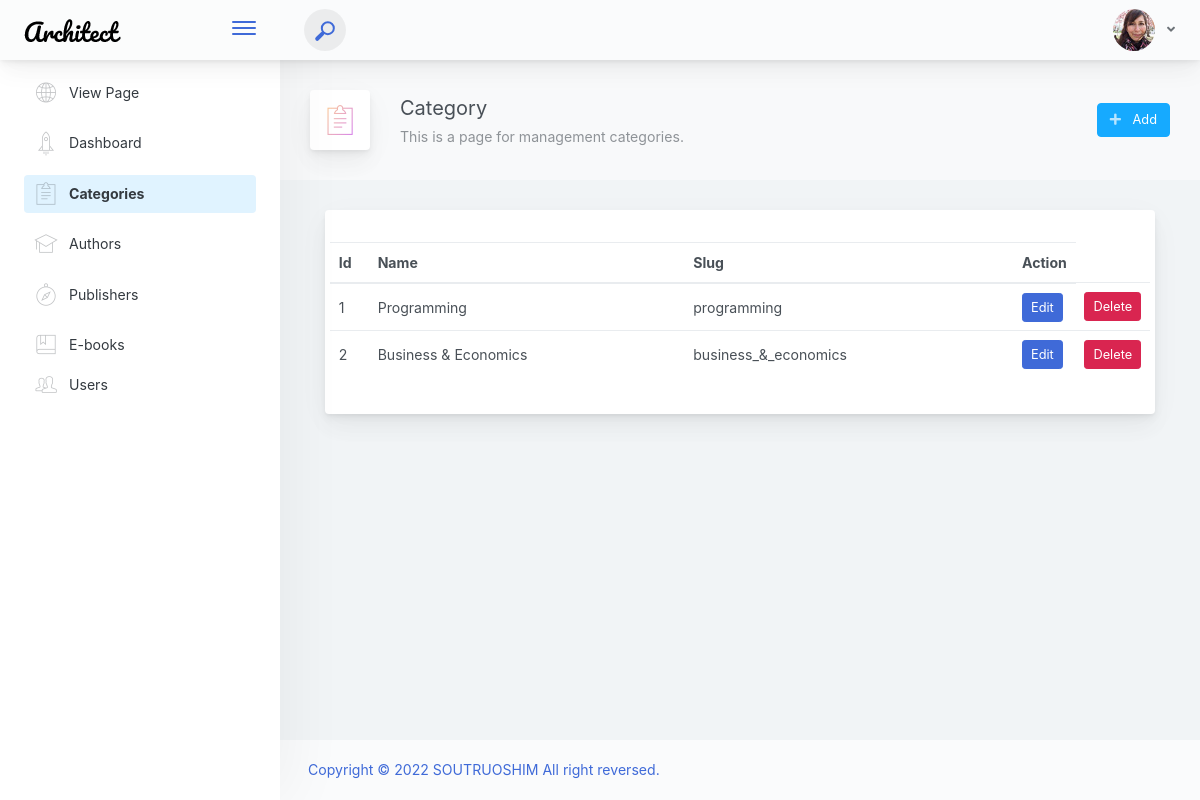
The page /admin/category/category.php on the database as committed earlier.
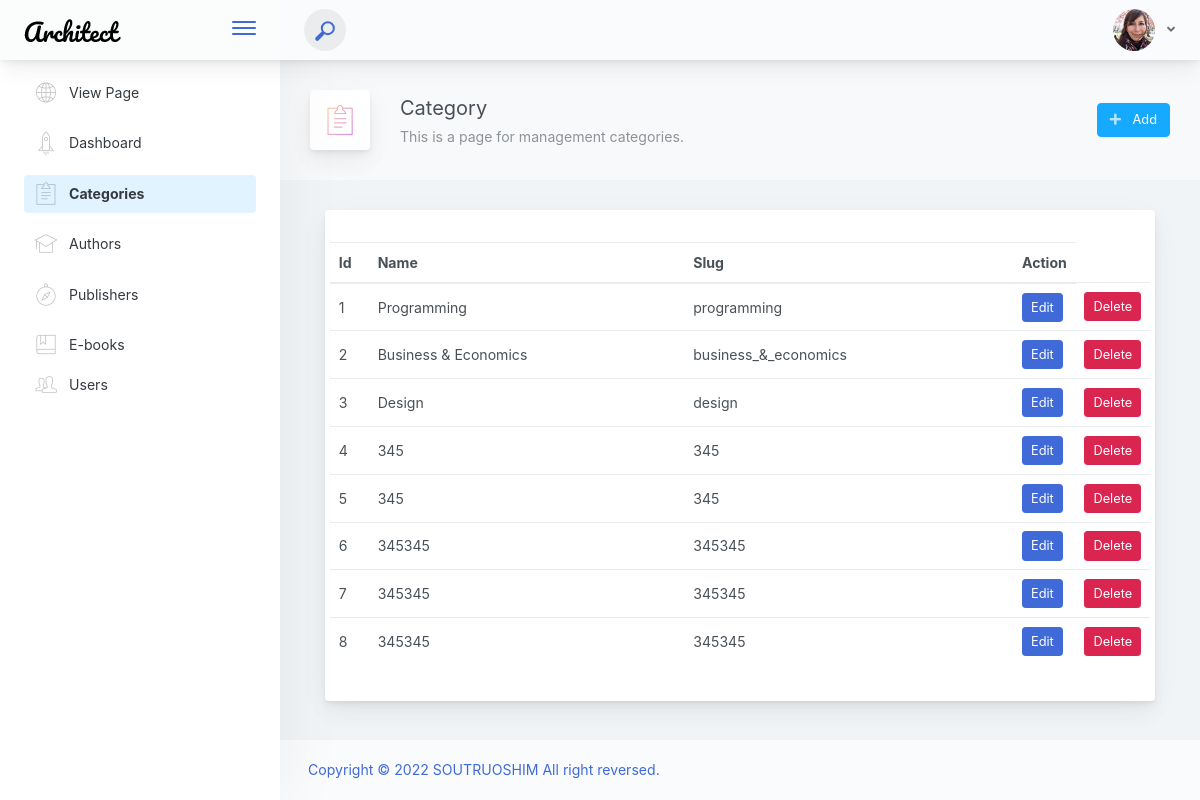
The same page on the database as committed later.
### tables this page shows
CREATE TABLE IF NOT EXISTS `categories` (
  `id` bigint(20) UNSIGNED NOT NULL AUTO_INCREMENT,
  `name` varchar(191) NOT NULL,
  `slug` varchar(191) NOT NULL,
  `created_at` timestamp NULL DEFAULT CURRENT_TIMESTAMP,
  `updated_at` timestamp NULL DEFAULT NULL,
  PRIMARY KEY (`id`)
);

### config/Database.php (called while the page is built, shortened)
<?php
    class database{
        private $servername = SERVER_NAME;
        private $username = USER_NAME;
        private $password= DB_PASSWORD;
        private $dbname= DB_NAME;
        private $mysqli='';
        public function __construct(){
            $this->mysqli = new mysqli($this->servername,$this->username,$this->password,$this->dbname);
        }
        public function select($table,$rows="*",$where = null){
            if ($where != null) {
                $sql="SELECT $rows FROM $table WHERE $where";
            }else{
                $sql="SELECT $rows FROM $table";
            }
            $this->sql = $result = $this->mysqli->query($sql);
        }
    }
?>

### admin/category/category.php (the view, shortened to what this page needs)
<?php
   include("../inc/header.php");
    include(__DIR__ . "/../../config/database.php");
?>
<div class="app-page-title">
    <div class="page-title-wrapper">
        <div class="page-title-heading">
            <div class="page-title-icon">
                <i class="pe-7s-note2 icon-gradient bg-mean-fruit">
                </i>
            </div>
            <div>Category
                <div class="page-title-subheading">This is a page for management categories.
                </div>
            </div>
        </div>
        <div class="page-title-actions">
            <div class="d-inline-block dropdown">
                <a type="button" class="btn-shadow btn btn-info" href="../category/add_category.php" >
                    <span class="btn-icon-wrapper pr-2 opacity-7">
                        <i class="fa fa-plus fa-w-20"></i>
                    </span>
                    Add
                </a>
            </div>
        </div>
    </div>
</div>
            <div class="content-wrap">
                <div class="container-fluid">
                <div class="main-card mb-3 card">
                 <div class="card-body"><h5 class="card-title"></h5>
                <div class="row">
                        <div class="col-md-12 p-0">
                            <table class="table">
                                <thead>
                                    <tr>
                                        <th scope="col" width="5%">Id</th>
                                        <th scope="col" width="45%">Name</th>
                                        <th scope="col" width="45%">Slug</th>
                                        <th scope="col" width="5%">Action</th>
                                    </tr>
                                </thead>
                                <tbody>
                                    <?php
                                        $b = new database();
                                        $b->select("categories","*");
                                        $result = $b->sql;
                                    ?>
                                    <?php while ($row = mysqli_fetch_assoc($result)) { ?>
                                        <tr>
                                            <td><?php echo $row['id']; ?></td>
                                            <td><?php echo $row['name']; ?></td>
                                            <td><?php echo $row['slug']; ?></td>
                                            <td>
                                                <a href="edit_category.php?id=<?php echo $row['id']; ?>" type="button" class="btn btn-primary btn-sm">Edit</a>
                                            </td>
                                            <td>
                                                <form method="POST" action="queries/delete_category.php">
                                                    <input type="submit" class="btn btn-danger btn-sm" name="submit" value="Delete">
                                                </form>
                                            </td>
                                        </tr>
                                    <?php } ?>
                              </tbody>
                            </table>
                        </div>
                    </div>
                </div>
                </div>
                </div>
            </div>
<?php
   include("../inc/footer.php");
?>

### admin/inc/header.php (shortened to what this page needs)
<!doctype html>
<html lang="en">
<head>
    <link href="../../main.css" rel="stylesheet">
    <link href="https://cdn.datatables.net/1.11.5/css/dataTables.bootstrap4.min.css" rel="stylesheet">
</head>
<body>
    <?php
      $active = $_SERVER['REQUEST_URI'];
    ?>
    <div class="app-container app-theme-white body-tabs-shadow fixed-sidebar fixed-header">
        <div class="app-header header-shadow">
            <div class="app-header__logo">
                <div class="logo-src"></div>
                <div class="header__pane ml-auto">
                    <div>
                        <button type="button" class="hamburger close-sidebar-btn hamburger--elastic" data-class="closed-sidebar">
                            <span class="hamburger-box">
                                <span class="hamburger-inner"></span>
                            </span>
                        </button>
                    </div>
                </div>
            </div>
                <div class="app-header__content">
                <div class="app-header-left">
                    <div class="search-wrapper">
                        <div class="input-holder">
                            <button class="search-icon"><span></span></button>
                        </div>
                    </div>
                </div>
                <div class="app-header-right">
                    <div class="header-btn-lg pr-0">
                        <div class="widget-content p-0">
                            <div class="widget-content-wrapper">
                                <div class="widget-content-left">
                                    <div class="btn-group">
                                        <a data-toggle="dropdown" aria-haspopup="true" aria-expanded="false" class="p-0 btn">
                                            <img width="42" class="rounded-circle" src="assets/images/avatars/1.jpg" alt="">
                                            <i class="fa fa-angle-down ml-2 opacity-8"></i>
                                        </a>
                                    </div>
                                </div>
                            </div>
                        </div>
                    </div>        </div>
            </div>
        </div>
        <div class="app-main">
                <div class="app-sidebar sidebar-shadow">
                        <div class="scrollbar-sidebar">
                        <div class="app-sidebar__inner">
                            <ul class="vertical-nav-menu">
                                <li>
                                    <a href="../index.php" class="">
                                        <i class="metismenu-icon pe-7s-global"></i>
                                        View Page
                                    </a>
                                </li>
                                <li>
                                    <a href="../dashboard/dashboard.php" class="<?= $active == '/ebook-php/admin/dashboard/dashboard.php'?'mm-active':''?>">
                                        <i class="metismenu-icon pe-7s-rocket"></i>
                                        Dashboard
                                    </a>
                                </li>
                                <li>
                                    <a href="../category/category.php" class="<?= $active == '/ebook-php/admin/category/category.php'?'mm-active':''?>">
                                        <i class="metismenu-icon pe-7s-note2"></i>
                                        Categories
                                    </a>
                                </li>
                                <li>
                                    <a href="../author/author.php" class="<?= $active == '/ebook-php/admin/author/author.php'?'mm-active':''?>">
                                        <i class="metismenu-icon pe-7s-study"></i>
                                        Authors
                                    </a>
                                </li>
                                <li>
                                    <a href="../publisher/publisher.php" class="<?= $active == '/ebook-php/admin/publisher/publisher.php'?'mm-active':''?>">
                                        <i class="metismenu-icon pe-7s-compass"></i>
                                        Publishers
                                    </a>
                                </li>
                                <li>
                                    <a href="../ebook/ebook.php" class="<?= $active == '/ebook-php/admin/ebook/ebook.php'?'mm-active':''?>">
                                        <i class="metismenu-icon pe-7s-notebook"></i>
                                        E-books
                                    </a>
                                </li>
                                <li>
                                    <a href="../user/user.php" class="<?= $active == '/ebook-php/admin/user/user.php'?'mm-active':''?>">
                                        <i class="metismenu-icon pe-7s-users"></i>
                                        Users
                                    </a>
                                </li>
                            </ul>
                        </div>
                    </div>
                </div>    <div class="app-main__outer">
                    <div class="app-main__inner">

### admin/inc/footer.php (shortened to what this page needs)
                   </div>
                    <div class="app-wrapper-footer">
                        <div class="app-footer">
                            <div class="app-footer__inner">
                                <div class="app-footer-left">
                                    <ul class="nav">
                                        <li class="nav-item">
                                            <a href="javascript:void(0);" class="nav-link">
                                               Copyright © 2022 SOUTRUOSHIM All right reversed.
                                            </a>
                                        </li>
                                    </ul>
                                </div>
                            </div>
                        </div>
                    </div>    </div>
        </div>
    </div>
</body>
</html>

Rows that differ between the two databases and show on the page:
added categories: id "3", name "Design", slug "design"
added categories: id "4", name "345", slug "345"
added categories: id "5", name "345", slug "345"
added categories: id "6", name "345345", slug "345345"
added categories: id "7", name "345345", slug "345345"
added categories: id "8", name "345345", slug "345345"
